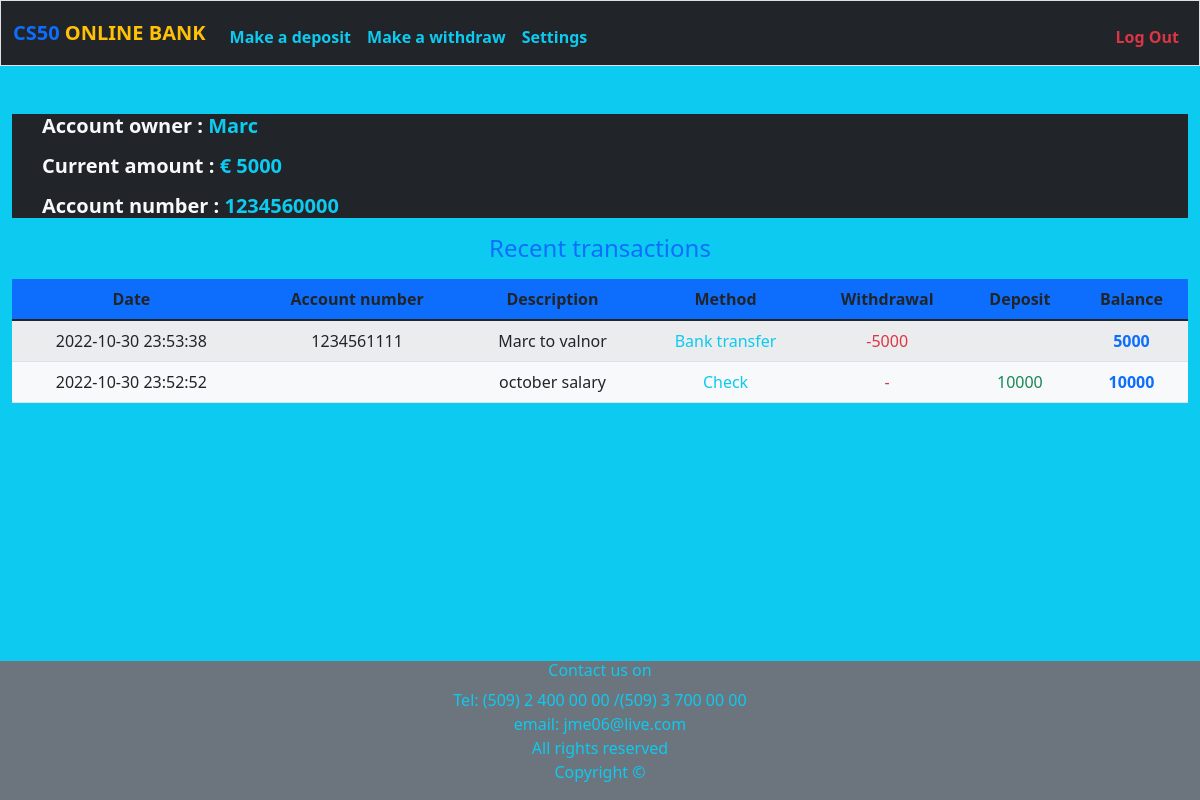
The page / (signed in) on the database its author committed.
### tables this page shows
CREATE TABLE 'users' (id INTEGER PRIMARY KEY AUTOINCREMENT NOT NULL, username TEXT NOT NULL, hash TEXT NOT NULL,'account_number' TEXT NOT NULL DEFAULT '', 'initial_deposit'  NUMERIC DEFAULT (0)  );

CREATE TABLE 'transactions' (
    id INTEGER PRIMARY KEY AUTOINCREMENT,
    user_id INTEGER NOT NULL,
    time TIMESTAMP DEFAULT CURRENT_TIMESTAMP, 'deposit' NUMERIC DEFAULT '', 'withdrawal' NUMERIC DEFAULT '', 'balance'  NUMERIC DEFAULT (5000)  , 'description' TEXT, 'method' TEXT, 'accountNumber' TEXT DEFAULT '',
    FOREIGN KEY(user_id) REFERENCES USERS(id)
    );

### app.py (the view)
@app.route("/")
@login_required
def index():
    user_id = session['user_id']
    account_number = db.execute('SELECT account_number FROM users WHERE id = ?', user_id)[0]['account_number']
    username = db.execute('SELECT username FROM users WHERE id = ?', user_id)[0]['username']
    current_balance = db.execute('SELECT initial_deposit FROM users WHERE id = ?', user_id)[0]['initial_deposit']
    views =  db.execute('SELECT description, method, withdrawal, deposit, accountNumber, balance, time FROM transactions WHERE user_id = ? ORDER BY time DESC', user_id)
    return render_template('index.html', views=views, balance=current_balance, username=username, account_number=account_number)

### app.py (called while the page is built)
def login_required(f):
    @wraps(f)
    def decorated_function(*args, **kwargs):
        if session.get("user_id") is None:
            return redirect("/login")
        return f(*args, **kwargs)
    return decorated_function

@app.after_request
def after_request(response):
    response.headers["Cache-Control"] = "no-cache, no-store, must-revalidate"
    response.headers["Expires"] = 0
    response.headers["Pragma"] = "no-cache"
    return response

### templates/index.html (shortened to what this page needs)
{% extends "layout.html" %}
{% block main %}
    <section class="bg-dark p-0 p-lg-0 pt-lg-0 text-center text-sm-start">
        <div class = "container mb-3">
            <h5><strong class="text-light">Account owner : <span class="text-info"> {{ username }}</span></strong></h5>
        </div>
        <div class = "container mb-3">
            <h5><strong class="text-light"> Current amount : <span class="text-info"> € {{ balance }}</span></strong></h5>
        </div>
        <div class = "container mb-3">
            <h5><strong class="text-light">Account number : <span class="text-info"> {{ account_number }}</span></strong></h5>
        </div>
    </section>
    <section class=" text-secondary">
        <div class="container">
            <h4 class="mb-3 bg-info text-primary" class ="table-title">Recent transactions</h4>
        </div>
    </section>
    <section class="bg-light text-secondary">
        <table class="table table-striped table-hover">
        <thead class="bg-primary">
            <tr>
                <th>Date</th>
                <th>Account number</th>
                <th>Description</th>
                <th>Method</th>
                <th>Withdrawal</th>
                <th>Deposit</th>
                <th>Balance</th>
            </tr>
        </thead>
        <tbody>
        {% for view in views %}
            <tr>
                <td>{{ view['time'] }}</td>
                <td>{{ view['accountNumber'] }}</td>
                <td>{{ view['description'] }}</td>
                <td class="text-info">{{ view['method'] }}</td>
                <td class="text-danger">-{{ view['withdrawal'] }}</td>
                <td class="text-success">{{ view['deposit'] }}</td>
                <td class="text-primary"><strong>{{ view['balance'] }}</strong></td>
            </tr>
        {% endfor %}
        </tbody>
        </table>
    </section>
{% endblock %}

### static/styles.css (style rules this page uses)
body { margin: 0; min-height: 100vh; display: flex; flex-direction: column; }

### rows shown on the page
users: username "Marc", initial_deposit "5000", account_number "1234560000"
transactions: time "2022-10-30 23:53:38", accountNumber "1234561111", description "Marc to valnor", method "Bank transfer", withdrawal "5000", balance "5000"
transactions: time "2022-10-30 23:52:52", description "october salary", method "Check", deposit "10000", balance "10000"
